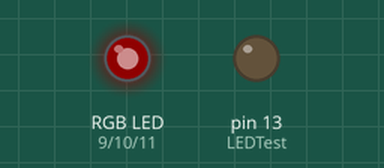
Recording of a sketch running on a simulated Arduino Uno, built with avr-gcc and run on an emulated ATmega328P. On the bench: an RGB LED mixed from three pins (HIGH = lit), output pins drawn as LEDs (lit = HIGH). Dim RGB values are drawn brighter than linear.

Above: at 4.16 s.
At 8.36 s:
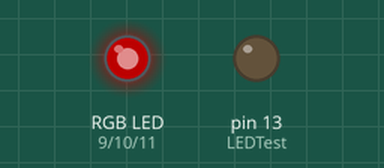
At 12.87 s:
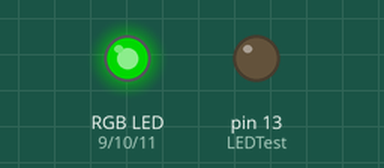
At 21.88 s:
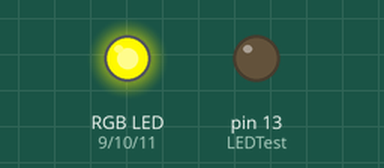
At 30.59 s:
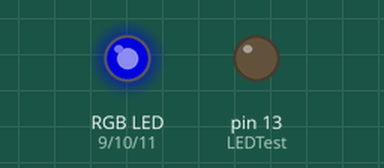
At 39.56 s:
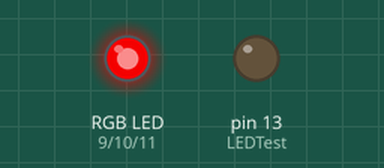
Timing chart, 0 to 40.0 s (numbered marks = the images above):
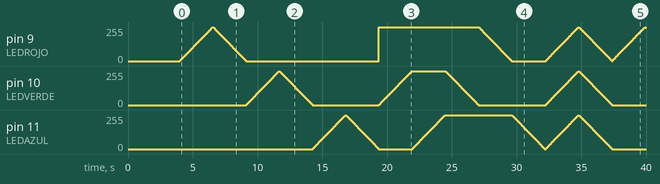

The sketch:

LED_RGB.ino
```cpp
//definir variables

int LEDROJO = 9;
int LEDVERDE = 10;
int LEDAZUL = 11;
int LEDTest = 13;

int rojo = 0;
int verde = 0;
int azul = 0;
int todos = 0;

void setup()
{
  //iniciando los pines de salida
  pinMode(LEDROJO, OUTPUT);
  pinMode(LEDVERDE, OUTPUT);
  pinMode(LEDAZUL, OUTPUT);
  pinMode(LEDTest, OUTPUT);


  analogWrite(LEDROJO, 0);
  analogWrite(LEDVERDE, 0);
  analogWrite(LEDAZUL, 0);

  digitalWrite(LEDTest, LOW);

  //saludo inicial

  for(int i=0; i<=3; i++)
  {
    digitalWrite(LEDTest, LOW);
    delay(500);
    digitalWrite(LEDTest, LOW);
    delay(500);
  }

}


void loop()
{
  /*
   se encienden todos los colores
   ROJO
   ROJO + VERDE
   ROJO + VERDE + AZUL
   ROJO - VERDE + AZUL
   -ROJO + AZUL
   -AZUL
   Todos se enciendan y se apaguen
  */

 for(rojo=0; rojo<=255; rojo++)
  {
    analogWrite(LEDROJO, rojo);
    delay(10);
  }

  for(rojo=255; rojo>=0; rojo--)
  {
    analogWrite(LEDROJO, rojo);
    delay(10);
  }


   for(verde=0; verde<=255; verde++)
  {
    analogWrite(LEDVERDE, verde);
    delay(10);
  }

  for(verde=255; verde>=0; verde--)
  {
    analogWrite(LEDVERDE, verde);
    delay(10);
  }


 for(azul=0; azul<=255; azul++)
  {
    analogWrite(LEDAZUL, azul);
    delay(10);
  }

  for(azul=255; azul>=0; azul--)
  {
    analogWrite(LEDAZUL, azul);
    delay(10);
  }


  analogWrite(LEDROJO, 255);
  analogWrite(LEDVERDE, 0);
  analogWrite(LEDAZUL, 0);

  for(verde=0; verde<=255; verde++)
  {
    analogWrite(LEDVERDE, verde);
    delay(10);
  }


   for(azul=0; azul<=255; azul++)
  {
    analogWrite(LEDAZUL, azul);
    delay(10);
  }

    for(verde=255; verde>=0; verde--)
  {
    analogWrite(LEDVERDE, verde);
    delay(10);
  }


  for(rojo=255; rojo>=0; rojo--)
  {
    analogWrite(LEDROJO, rojo);
    delay(10);
  }


  for(azul=255; azul>=0; azul--)
  {
    analogWrite(LEDAZUL, azul);
    delay(10);
  }


 delay(50);

 for(todos=0; todos<=255; todos++)
  {
    analogWrite(LEDROJO, todos);
    analogWrite(LEDVERDE, todos);
    analogWrite(LEDAZUL, todos);
    delay(10);
  }


 for(todos=255; todos>=0; todos--)
  {
    analogWrite(LEDROJO, todos);
    analogWrite(LEDVERDE, todos);
    analogWrite(LEDAZUL, todos);
    delay(10);
  }

}
```
